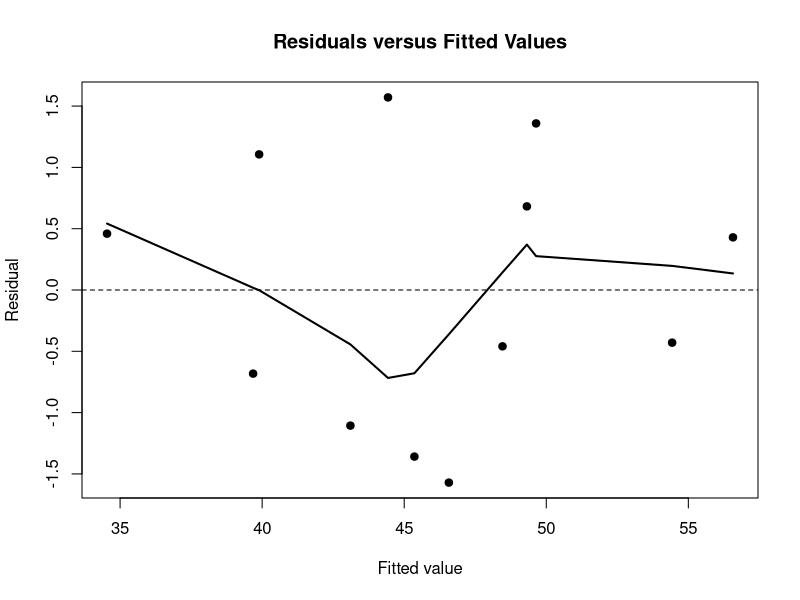
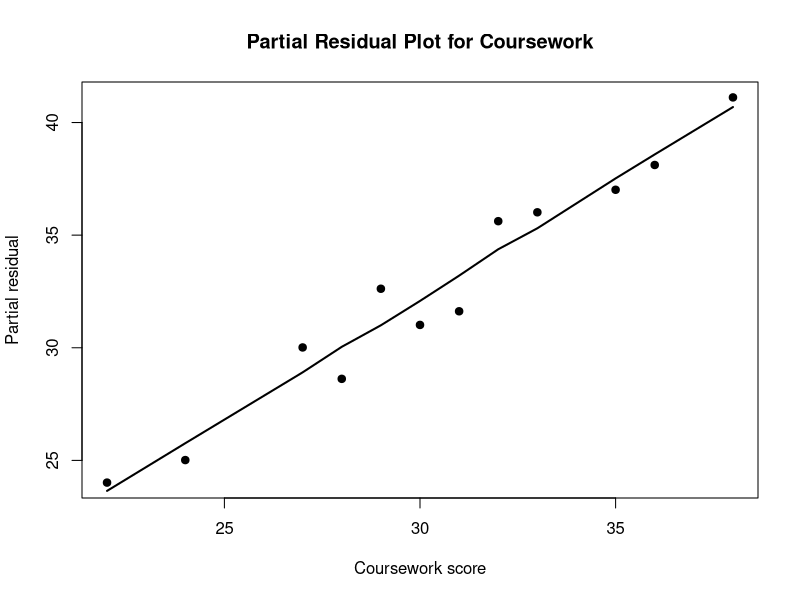
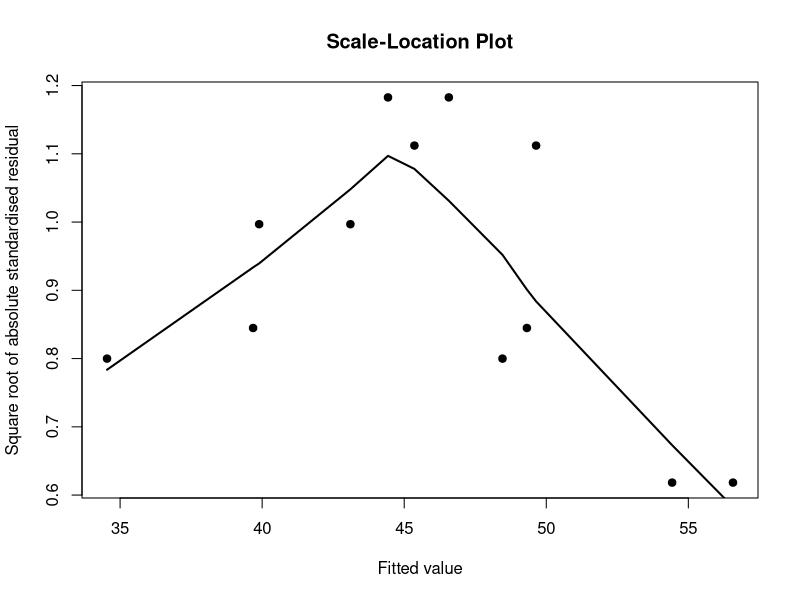
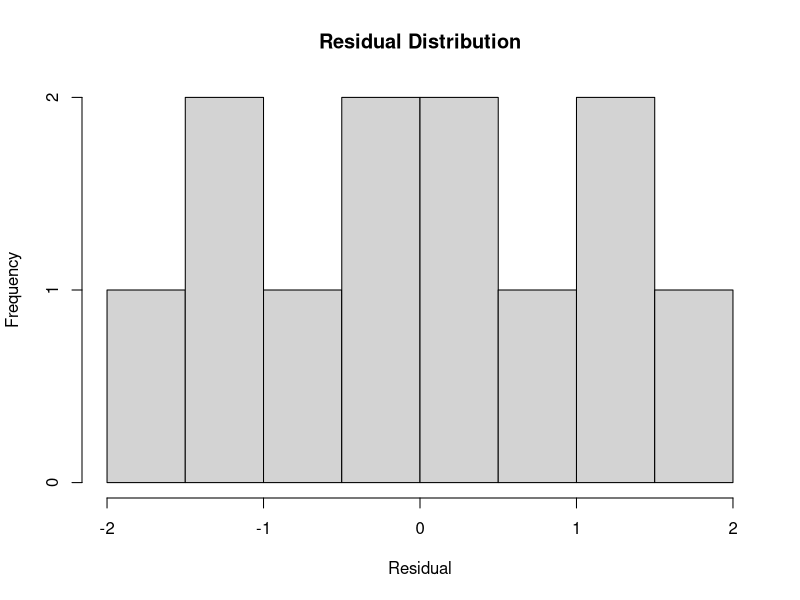
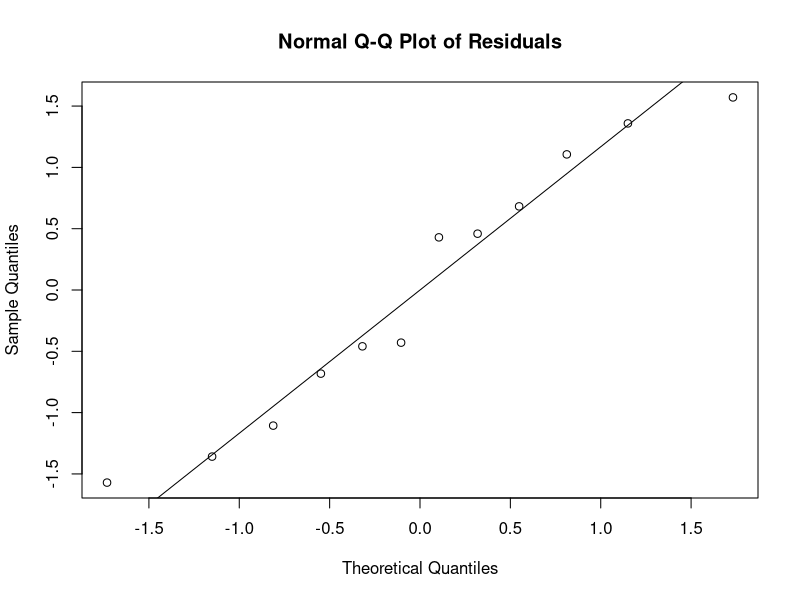
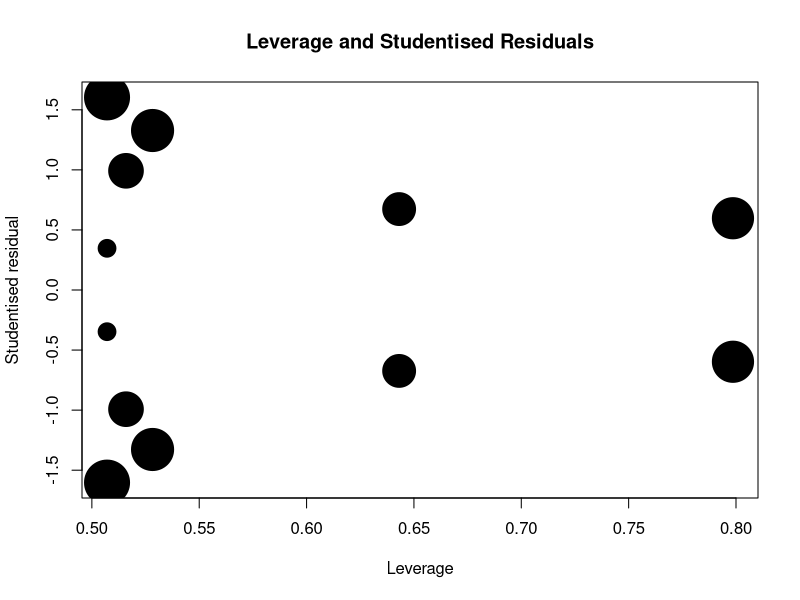
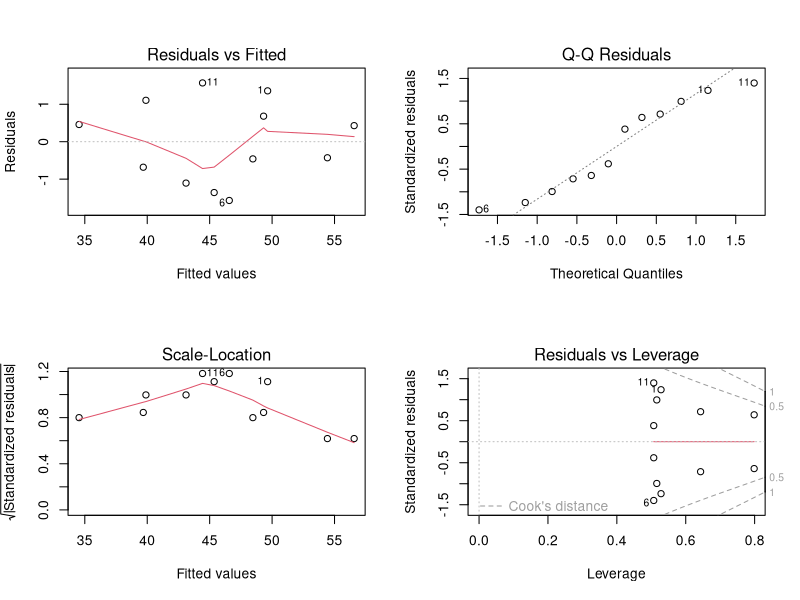

Write R code to recreate these figures, in order.
## ---- chunk 1
options(
  digits = 4,
  scipen = 999,
  width = 90
)

set.seed(20260714)

knitr::opts_chunk$set(
  echo = TRUE,
  message = FALSE,
  warning = TRUE,
  error = FALSE,
  comment = "#>",
  collapse = TRUE,
  fig.align = "centre",
  fig.width = 7,
  fig.height = 5
)
## ---- chunk 2
student_data <- read.csv(
  "data/student_scores.csv",
  stringsAsFactors = FALSE
)

student_data$programme <- factor(
  student_data$programme
)

diagnostic_model <- lm(
  examination_score ~
    coursework_score +
    programme,
  data = student_data
)

summary(
  diagnostic_model
)
## ---- chunk 3
fitted_values <- fitted(
  diagnostic_model
)

raw_residuals <- residuals(
  diagnostic_model
)

standardised_residuals <- rstandard(
  diagnostic_model
)

studentised_residuals <- rstudent(
  diagnostic_model
)

leverage_values <- hatvalues(
  diagnostic_model
)

cooks_values <- cooks.distance(
  diagnostic_model
)
## ---- chunk 4
diagnostic_output <- data.frame(
  observation =
    seq_len(
      nobs(
        diagnostic_model
      )
    ),
  fitted =
    fitted_values,
  residual =
    raw_residuals,
  standardised_residual =
    standardised_residuals,
  studentised_residual =
    studentised_residuals,
  leverage =
    leverage_values,
  cooks_distance =
    cooks_values
)

head(diagnostic_output)
## ---- chunk 5
plot(
  fitted_values,
  raw_residuals,
  main = "Residuals versus Fitted Values",
  xlab = "Fitted value",
  ylab = "Residual",
  pch = 19
)

abline(
  h = 0,
  lty = 2
)

lines(
  lowess(
    fitted_values,
    raw_residuals
  ),
  lwd = 2
)
## ---- chunk 6
coursework_coefficient <- coef(
  diagnostic_model
)[
  "coursework_score"
]

partial_residual <-
  raw_residuals +
  coursework_coefficient *
  student_data$coursework_score

plot(
  student_data$coursework_score,
  partial_residual,
  main = "Partial Residual Plot for Coursework",
  xlab = "Coursework score",
  ylab = "Partial residual",
  pch = 19
)

lines(
  lowess(
    student_data$coursework_score,
    partial_residual
  ),
  lwd = 2
)
## ---- chunk 7
plot(
  fitted_values,
  sqrt(
    abs(
      standardised_residuals
    )
  ),
  main = "Scale-Location Plot",
  xlab = "Fitted value",
  ylab = "Square root of absolute standardised residual",
  pch = 19
)

lines(
  lowess(
    fitted_values,
    sqrt(
      abs(
        standardised_residuals
      )
    )
  ),
  lwd = 2
)
## ---- chunk 8
auxiliary_model <- lm(
  I(
    raw_residuals ^ 2
  ) ~ fitted_values
)

auxiliary_r_squared <- summary(
  auxiliary_model
)$r.squared

lagrange_multiplier <- nobs(
  diagnostic_model
) * auxiliary_r_squared

bp_p_value <- pchisq(
  lagrange_multiplier,
  df = 1,
  lower.tail = FALSE
)

data.frame(
  statistic =
    lagrange_multiplier,
  degrees_of_freedom = 1,
  p_value =
    bp_p_value
)
## ---- chunk 9
hist(
  raw_residuals,
  main = "Residual Distribution",
  xlab = "Residual"
)

qqnorm(
  raw_residuals,
  main = "Normal Q-Q Plot of Residuals"
)

qqline(
  raw_residuals
)

shapiro.test(
  raw_residuals
)
## ---- chunk 10
unusual_residual_rows <- which(
  abs(
    studentised_residuals
  ) > 2
)

diagnostic_output[
  unusual_residual_rows,
]
## ---- chunk 11
number_parameters <- length(
  coef(
    diagnostic_model
  )
)

leverage_cutoff <- 2 *
  number_parameters /
  nobs(
    diagnostic_model
  )

high_leverage_rows <- which(
  leverage_values >
    leverage_cutoff
)

leverage_cutoff

diagnostic_output[
  high_leverage_rows,
]
## ---- chunk 12
cooks_cutoff <- 4 /
  nobs(
    diagnostic_model
  )

influential_rows <- which(
  cooks_values >
    cooks_cutoff
)

cooks_cutoff

diagnostic_output[
  influential_rows,
]
## ---- chunk 13
plot(
  leverage_values,
  studentised_residuals,
  main = "Leverage and Studentised Residuals",
  xlab = "Leverage",
  ylab = "Studentised residual",
  pch = 19,
  cex = 1 +
    5 *
    sqrt(
      cooks_values /
      max(
        cooks_values
      )
    )
)

abline(
  h = c(
    -2,
    2
  ),
  lty = 2
)

abline(
  v = leverage_cutoff,
  lty = 2
)
## ---- chunk 14
dfbeta_values <- dfbetas(
  diagnostic_model
)

head(
  dfbeta_values
)
## ---- chunk 15
dfbeta_cutoff <- 2 /
  sqrt(
    nobs(
      diagnostic_model
    )
  )

dfbeta_flags <- apply(
  abs(
    dfbeta_values
  ) >
    dfbeta_cutoff,
  1,
  any
)

which(
  dfbeta_flags
)
## ---- chunk 16
calculate_vif <- function(
  model
) {
  design <- model.matrix(
    model
  )

  design <- design[
    ,
    colnames(design) !=
      "(Intercept)",
    drop = FALSE
  ]

  if (ncol(design) == 1L) {
    return(
      setNames(
        1,
        colnames(design)
      )
    )
  }

  result <- vapply(
    seq_len(
      ncol(design)
    ),
    function(index) {
      auxiliary <- lm(
        design[
          ,
          index
        ] ~
          design[
            ,
            -index,
            drop = FALSE
          ]
      )

      1 / (
        1 -
          summary(
            auxiliary
          )$r.squared
      )
    },
    FUN.VALUE = numeric(1)
  )

  names(result) <- colnames(
    design
  )

  result
}

calculate_vif(
  diagnostic_model
)
## ---- chunk 17
old_parameters <- par(
  mfrow = c(
    2,
    2
  )
)

plot(
  diagnostic_model
)

par(
  old_parameters
)
## ---- chunk 18
rows_to_review <- sort(
  unique(
    c(
      unusual_residual_rows,
      high_leverage_rows,
      influential_rows,
      which(
        dfbeta_flags
      )
    )
  )
)

sensitivity_data <- if (
  length(rows_to_review) > 0L
) {
  student_data[
    -rows_to_review,
  ]
} else {
  student_data
}

sensitivity_model <- lm(
  examination_score ~
    coursework_score +
    programme,
  data = sensitivity_data
)

coefficient_comparison <- cbind(
  original = coef(
    diagnostic_model
  ),
  sensitivity = coef(
    sensitivity_model
  )
)

coefficient_comparison
## ---- chunk 19
set.seed(20260714)

rows_by_programme <- split(
  seq_len(
    nrow(
      student_data
    )
  ),
  student_data$programme
)

programme_counts <- lengths(
  rows_by_programme
)

if (any(
  programme_counts < 2L
)) {
  stop(
    paste(
      "Each programme requires at least two observations for this stratified",
      "training-test demonstration."
    ),
    call. = FALSE
  )
}

training_rows <- unlist(
  lapply(
    rows_by_programme,
    function(rows) {
      sample(
        rows,
        size = 1L
      )
    }
  ),
  use.names = FALSE
)

training_data <- droplevels(
  student_data[
    training_rows,
  ]
)

test_data <- student_data[
  -training_rows,
]

test_data$programme <- factor(
  test_data$programme,
  levels = levels(
    training_data$programme
  )
)

nrow(training_data)
nrow(test_data)

table(
  training_data$programme
)

table(
  test_data$programme
)

stopifnot(
  all(
    levels(
      test_data$programme
    ) %in%
      levels(
        training_data$programme
      )
  )
)
## ---- chunk 20
training_model <- lm(
  examination_score ~
    coursework_score +
    programme,
  data = training_data
)

summary(
  training_model
)
## ---- chunk 21
test_predictions <- predict(
  training_model,
  newdata = test_data
)

prediction_errors <-
  test_data$examination_score -
  test_predictions
## ---- chunk 22
mean_absolute_error <- mean(
  abs(
    prediction_errors
  )
)

root_mean_squared_error <- sqrt(
  mean(
    prediction_errors ^ 2
  )
)

test_r_squared <- 1 -
  sum(
    prediction_errors ^ 2
  ) /
  sum(
    (
      test_data$examination_score -
        mean(
          test_data$examination_score
        )
    ) ^ 2
  )

data.frame(
  MAE =
    mean_absolute_error,
  RMSE =
    root_mean_squared_error,
  test_R_squared =
    test_r_squared
)
## ---- chunk 23
cross_validate_lm <- function(
  data,
  formula,
  group_variable,
  k = 2,
  seed = 20260714
) {
  required_variables <- c(
    all.vars(
      formula
    ),
    group_variable
  )

  missing_variables <- setdiff(
    required_variables,
    names(data)
  )

  if (length(
    missing_variables
  ) > 0L) {
    stop(
      paste(
        "Variables not found:",
        paste(
          missing_variables,
          collapse = ", "
        )
      ),
      call. = FALSE
    )
  }

  group_counts <- table(
    data[[
      group_variable
    ]]
  )

  maximum_folds <- min(
    group_counts
  )

  if (
    k < 2L ||
    k > maximum_folds
  ) {
    stop(
      paste(
        "`k` must be between 2 and",
        maximum_folds,
        "for stratified validation with the available group sizes."
      ),
      call. = FALSE
    )
  }

  set.seed(seed)

  fold_id <- integer(
    nrow(data)
  )

  rows_by_group <- split(
    seq_len(
      nrow(data)
    ),
    data[[
      group_variable
    ]]
  )

  for (rows in rows_by_group) {
    shuffled_rows <- sample(
      rows
    )

    fold_id[
      shuffled_rows
    ] <- rep(
      seq_len(k),
      length.out = length(
        shuffled_rows
      )
    )
  }

  outcome_name <- all.vars(
    formula
  )[1]

  fold_results <- lapply(
    seq_len(k),
    function(current_fold) {
      training <- droplevels(
        data[
          fold_id != current_fold,
        ]
      )

      validation <- data[
        fold_id == current_fold,
      ]

      factor_variables <- names(
        training
      )[
        vapply(
          training,
          is.factor,
          FUN.VALUE = logical(1)
        )
      ]

      for (variable in factor_variables) {
        validation[[
          variable
        ]] <- factor(
          validation[[
            variable
          ]],
          levels = levels(
            training[[
              variable
            ]]
          )
        )
      }

      if (any(
        !complete.cases(
          validation[
            factor_variables
          ]
        )
      )) {
        stop(
          paste(
            "A validation fold contains a factor level absent from its",
            "training fold."
          ),
          call. = FALSE
        )
      }

      model <- lm(
        formula,
        data = training
      )

      predictions <- predict(
        model,
        newdata = validation
      )

      errors <- validation[[
        outcome_name
      ]] - predictions

      data.frame(
        fold = current_fold,
        n = nrow(validation),
        MAE = mean(
          abs(errors)
        ),
        RMSE = sqrt(
          mean(
            errors ^ 2
          )
        )
      )
    }
  )

  do.call(
    rbind,
    fold_results
  )
}

cross_validation_results <- cross_validate_lm(
  student_data,
  examination_score ~
    coursework_score +
    programme,
  group_variable = "programme",
  k = 2
)

cross_validation_results
## ---- chunk 24
data.frame(
  mean_MAE =
    mean(
      cross_validation_results$MAE
    ),
  mean_RMSE =
    mean(
      cross_validation_results$RMSE
    ),
  standard_deviation_RMSE =
    sd(
      cross_validation_results$RMSE
    )
)
## ---- chunk 25
cross_validate_coefficients <- function(
  data,
  formula,
  group_variable,
  k = 2,
  seed = 20260714
) {
  group_counts <- table(
    data[[
      group_variable
    ]]
  )

  maximum_folds <- min(
    group_counts
  )

  if (
    k < 2L ||
    k > maximum_folds
  ) {
    stop(
      paste(
        "`k` must be between 2 and",
        maximum_folds,
        "for the available group sizes."
      ),
      call. = FALSE
    )
  }

  set.seed(seed)

  fold_id <- integer(
    nrow(data)
  )

  rows_by_group <- split(
    seq_len(
      nrow(data)
    ),
    data[[
      group_variable
    ]]
  )

  for (rows in rows_by_group) {
    shuffled_rows <- sample(
      rows
    )

    fold_id[
      shuffled_rows
    ] <- rep(
      seq_len(k),
      length.out = length(
        shuffled_rows
      )
    )
  }

  coefficient_list <- lapply(
    seq_len(k),
    function(current_fold) {
      training <- droplevels(
        data[
          fold_id != current_fold,
        ]
      )

      model <- lm(
        formula,
        data = training
      )

      coefficients <- coef(
        model
      )

      data.frame(
        fold = current_fold,
        term = names(
          coefficients
        ),
        estimate =
          unname(
            coefficients
          ),
        stringsAsFactors = FALSE
      )
    }
  )

  do.call(
    rbind,
    coefficient_list
  )
}

coefficient_stability <- cross_validate_coefficients(
  student_data,
  examination_score ~
    coursework_score +
    programme,
  group_variable = "programme",
  k = 2
)

coefficient_stability
## ---- chunk 26
create_regression_diagnostic_report <- function(
  model
) {
  if (!inherits(
    model,
    "lm"
  )) {
    stop(
      "`model` must be an lm object.",
      call. = FALSE
    )
  }

  n <- nobs(model)
  p <- length(
    coef(model)
  )

  studentised <- rstudent(
    model
  )

  leverage <- hatvalues(
    model
  )

  cooks <- cooks.distance(
    model
  )

  dfbeta_matrix <- dfbetas(
    model
  )

  data.frame(
    n = n,
    parameters = p,
    maximum_absolute_studentised_residual =
      max(
        abs(
          studentised
        )
      ),
    residuals_above_two =
      sum(
        abs(
          studentised
        ) > 2
      ),
    leverage_cutoff =
      2 *
      p /
      n,
    high_leverage_count =
      sum(
        leverage >
          2 *
          p /
          n
      ),
    cooks_cutoff =
      4 /
      n,
    influential_count =
      sum(
        cooks >
          4 /
          n
      ),
    dfbeta_cutoff =
      2 /
      sqrt(n),
    dfbeta_flagged_count =
      sum(
        apply(
          abs(
            dfbeta_matrix
          ) >
            2 /
            sqrt(n),
          1,
          any
        )
      ),
    residual_shapiro_p =
      shapiro.test(
        residuals(model)
      )$p.value,
    stringsAsFactors = FALSE
  )
}

create_regression_diagnostic_report(
  diagnostic_model
)
## ---- chunk 27
create_full_regression_report <- function(
  model
) {
  model_summary <- summary(
    model
  )

  coefficients <- as.data.frame(
    model_summary$coefficients
  )

  coefficients$term <- rownames(
    coefficients
  )

  rownames(coefficients) <- NULL

  intervals <- as.data.frame(
    confint(model)
  )

  intervals$term <- rownames(
    intervals
  )

  rownames(intervals) <- NULL

  names(intervals)[1:2] <- c(
    "confidence_lower",
    "confidence_upper"
  )

  coefficients <- merge(
    coefficients,
    intervals,
    by = "term",
    sort = FALSE
  )

  fit <- data.frame(
    n = nobs(model),
    r_squared =
      model_summary$r.squared,
    adjusted_r_squared =
      model_summary$adj.r.squared,
    residual_standard_error =
      model_summary$sigma,
    AIC = AIC(model),
    BIC = BIC(model)
  )

  list(
    coefficients = coefficients,
    fit = fit,
    diagnostics =
      create_regression_diagnostic_report(
        model
      )
  )
}

full_report <- create_full_regression_report(
  diagnostic_model
)

full_report
